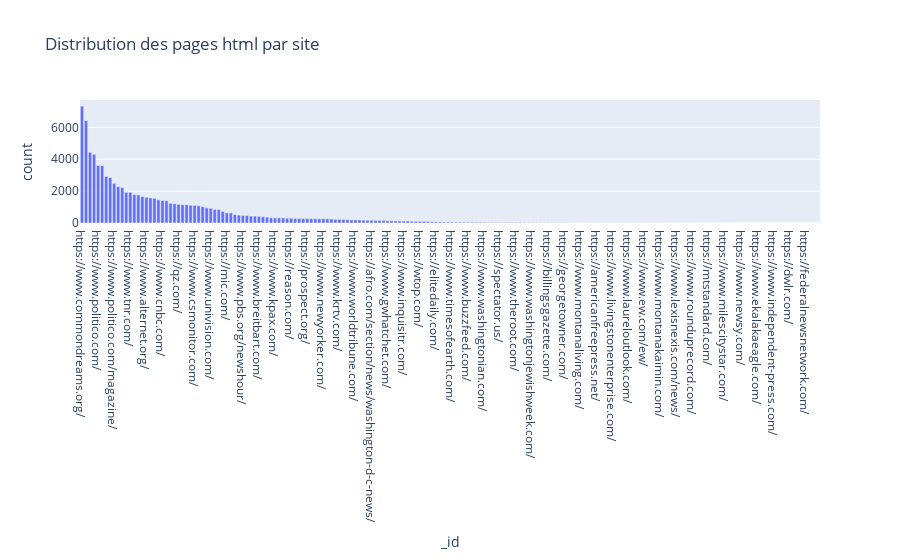

Notebook code cell kept with this figure:
### Code cell
fig = px.bar(pd.DataFrame(stat_end_html), y='count', x='_id', title="Distribution des pages html par site")
fig

### Figure 1 — Plotly figure (JSON) as saved in the notebook; plotly's stock layout.template omitted (floating-point values rounded to 4 significant figures; data arrays with more than 128 entries replaced by an {"elided": "..."} marker saying what was removed)
{"data": [{"alignmentgroup": "True", "hovertemplate": "_id=%{x}<br>count=%{y}<extra></extra>", "legendgroup": "", "marker": {"color": "#636efa", "pattern": {"shape": ""}}, "name": "", "offsetgroup": "", "orientation": "v", "showlegend": false, "textposition": "auto", "type": "bar", "x": {"elided": "184 str values"}, "xaxis": "x", "y": {"elided": "184 int values"}, "yaxis": "y"}], "layout": {"barmode": "relative", "legend": {"tracegroupgap": 0}, "title": {"text": "Distribution des pages html par site"}, "xaxis": {"anchor": "y", "domain": [0, 1], "title": {"text": "_id"}}, "yaxis": {"anchor": "x", "domain": [0, 1], "title": {"text": "count"}}}}
